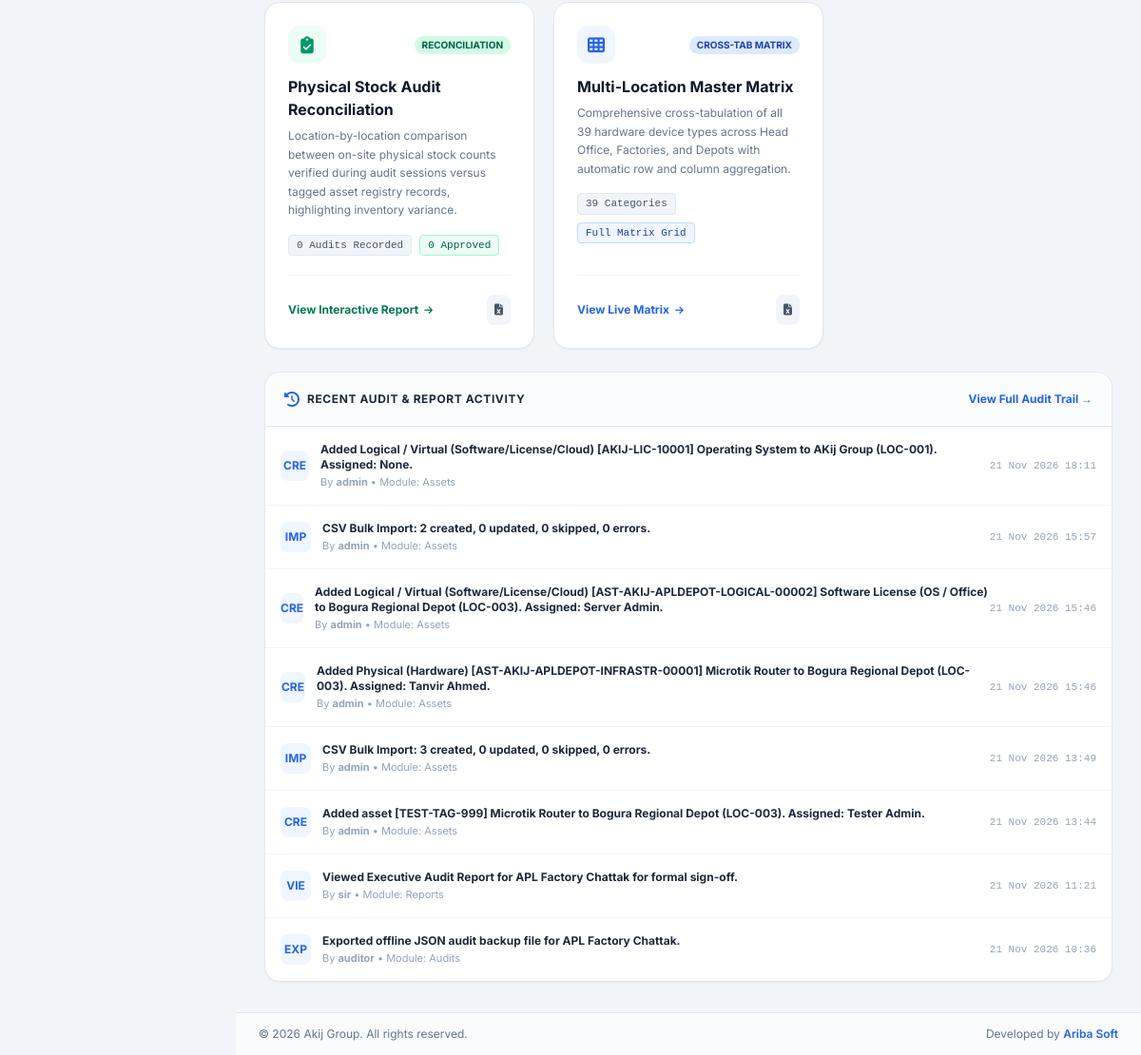
The page /reports/ (signed in, lower part) on the database as committed earlier.
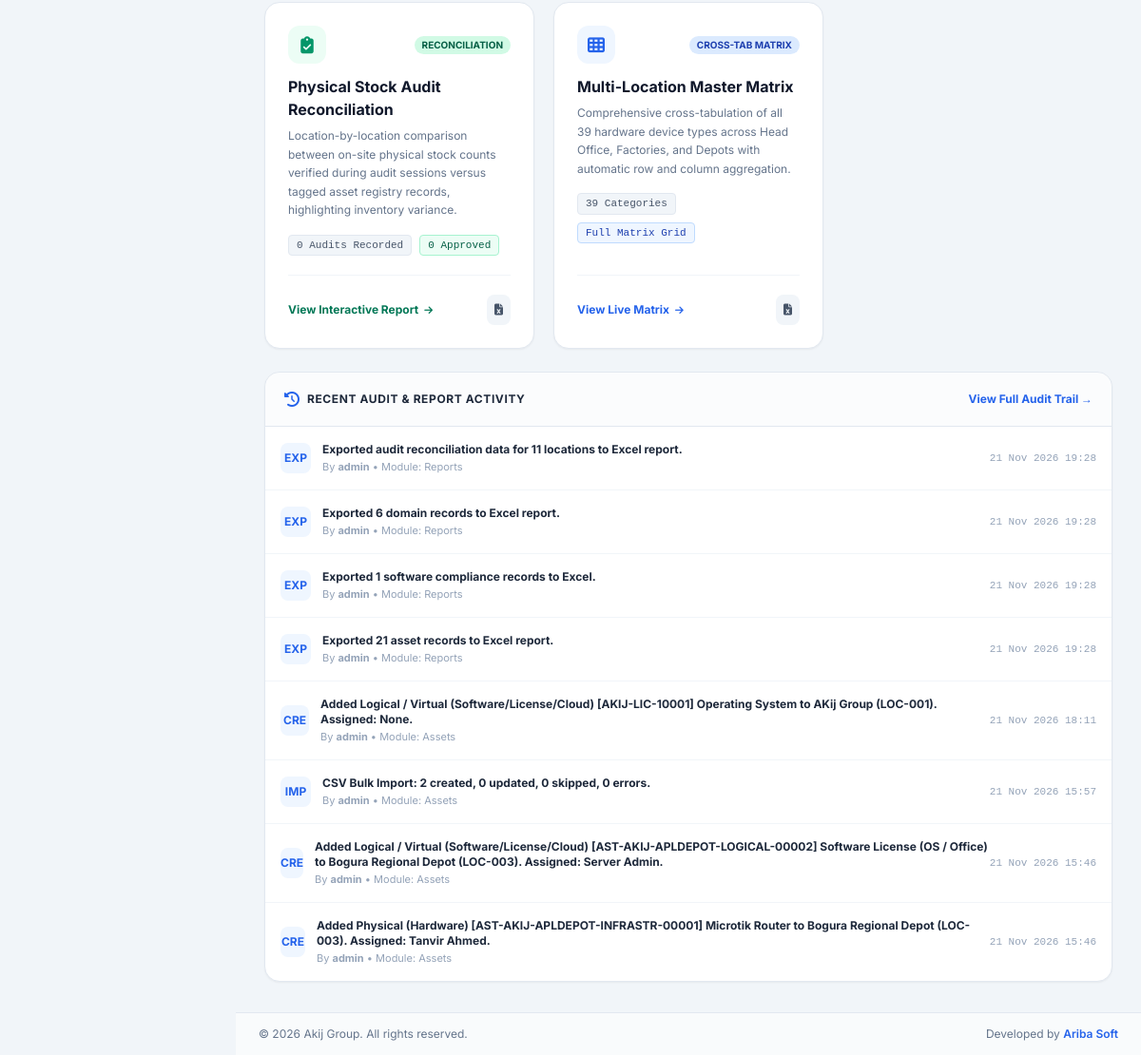
The same page on the database as committed later.
### apps/common/models.py (models this page shows, shortened)
class TimeStampedModel(models.Model):
    created_at = models.DateTimeField(auto_now_add=True, db_index=True)
    updated_at = models.DateTimeField(auto_now=True)
    is_active = models.BooleanField(default=True, db_index=True)
    class Meta:
        abstract = True

class SystemActivityLog(TimeStampedModel):
    user_name = models.CharField(max_length=150, default="System")
    action = models.CharField(max_length=100) # e.g. 'CREATED_AUDIT', 'UPDATED_AUDIT', 'APPROVED'
    module = models.CharField(max_length=50) # 'Audits', 'Locations', 'Devices'
    description = models.TextField()
    ip_address = models.GenericIPAddressField(blank=True, null=True)
    class Meta:
        ordering = ['-created_at']

### apps/reports/views.py (the view)
# urls.py: path('', views.report_hub_view, name='report_hub'),
@roles_required(*DASHBOARD_ROUTES)
def report_hub_view(request):
    locations = visible_locations(request.user)
    today = timezone.now().date()
    assets_qs = Asset.objects.filter(location__in=locations)
    total_assets = assets_qs.count()
    physical_assets = assets_qs.filter(asset_nature='PHYSICAL', retired_at__isnull=True).count()
    logical_assets = assets_qs.filter(asset_nature='LOGICAL', retired_at__isnull=True).count()
    in_use_assets = assets_qs.filter(status='IN_USE', retired_at__isnull=True).count()
    spare_assets = assets_qs.filter(status='BACKUP', retired_at__isnull=True).count()
    faulty_assets = assets_qs.filter(status__in=['FAULTY', 'SCRAP'], retired_at__isnull=True).count()
    retired_assets = assets_qs.filter(retired_at__isnull=False).count()
    software_qs = assets_qs.filter(asset_nature='LOGICAL')
    total_software = software_qs.count()
    pirated_count = software_qs.filter(compliance_status='CRACKED_PIRATED').count()
    unlicensed_count = software_qs.filter(compliance_status__in=['UNLICENSED', 'UNLICENSED_EXPIRED', 'NON_COMPLIANT']).count()
    licensed_count = software_qs.filter(compliance_status__in=['LICENSED', 'GENUINE', 'FREE_OPEN_SOURCE', 'OEM_BUNDLED']).count()
    is_central = role_for(request.user) in CENTRAL_ROLES
    all_domains = DomainRecord.objects.all() if is_central else DomainRecord.objects.none()
    total_domains = all_domains.count()
    domains_expiring_30 = all_domains.filter(expiry_date__gte=today, expiry_date__lte=today + timedelta(days=30)).count()
    domains_expired = all_domains.filter(expiry_date__lt=today).count()
    domains_ssl_issues = all_domains.filter(
        Q(ssl_status__in=['EXPIRING_SOON', 'EXPIRED']) |
        Q(ssl_expiry_date__lte=today + timedelta(days=30), ssl_expiry_date__isnull=False)
    ).count()
    audit_sessions = AuditSession.objects.filter(location__in=locations)
    total_audits = audit_sessions.count()
    approved_audits = audit_sessions.filter(status='APPROVED').count()
    pending_audits = audit_sessions.exclude(status='APPROVED').count()
    total_locations = locations.count()
    recent_activity = SystemActivityLog.objects.filter(
        module__in=['Assets', 'Audits', 'Reports', 'Domains', 'Software']
    ).order_by('-created_at')[:8]
    context = {
        'total_assets': total_assets,
        'physical_assets': physical_assets,
        'logical_assets': logical_assets,
        'in_use_assets': in_use_assets,
        'spare_assets': spare_assets,
        'faulty_assets': faulty_assets,
        'retired_assets': retired_assets,
        'total_software': total_software,
        'pirated_count': pirated_count,
        'unlicensed_count': unlicensed_count,
        'licensed_count': licensed_count,
        'is_central': is_central,
        'total_domains': total_domains,
        'domains_expiring_30': domains_expiring_30,
        'domains_expired': domains_expired,
        'domains_ssl_issues': domains_ssl_issues,
        'total_audits': total_audits,
        'approved_audits': approved_audits,
        'pending_audits': pending_audits,
        'total_locations': total_locations,
        'recent_activity': recent_activity,
    }
    return render(request, 'reports/report_hub.html', context)

### apps/accounts/access.py (called while the page is built, shortened)
def role_for(user):
    if not user.is_authenticated or not user.is_active:
        return None
    if user.is_superuser:
        return Role.SUPER_ADMIN

def roles_required(*roles):
    def decorate(view):
        @login_required
        @wraps(view)
        def checked(request, *args, **kwargs):
            if role_for(request.user) not in roles:
                raise PermissionDenied
            return view(request, *args, **kwargs)
        return checked
    return decorate

def visible_locations(user):
    role = role_for(user)
    if role in CENTRAL_ROLES:
        return Location.objects.all()
    if role in LOCAL_TYPES:
        return user.profile.assigned_locations.filter(location_type=LOCAL_TYPES[role])
    return Location.objects.none()

### apps/common/models.py (called while the page is built)
    @classmethod
    def current(cls):
        return cls.objects.filter(pk=1).first() or cls(pk=1)

### apps/common/preferences.py (called while the page is built)
def request_preferences(request):
    if not hasattr(request, 'system_preferences'):
        request.system_preferences = preferences()
    return request.system_preferences

### templates/reports/report_hub.html (shortened to what the changed rows need)
{% extends 'base.html' %}
{% load static %}
{% load portal_format %}
{% block content %}
<div class="space-y-6">
    <div class="bg-white rounded-2xl border border-slate-200 shadow-sm overflow-hidden">
        <div class="divide-y divide-slate-100 text-xs">
            {% for act in recent_activity %}
            <div class="p-4 flex items-center justify-between hover:bg-slate-50/50 transition">
                <div class="flex items-center space-x-3">
                    <div class="w-8 h-8 rounded-lg bg-blue-50 text-blue-600 flex items-center justify-center text-xs font-bold">
                        {{ act.action|slice:":3" }}
                    </div>
                    <div>
                        <span class="font-bold text-slate-800">{{ act.description }}</span>
                        <p class="text-[11px] text-slate-400 mt-0.5">By <strong>{{ act.user_name }}</strong> • Module: {{ act.module }}</p>
                    </div>
                </div>
                <span class="text-[11px] text-slate-400 font-mono whitespace-nowrap">{{ act.created_at|date:"d M Y H:i" }}</span>
            </div>
            {% empty %}
            <div class="p-6 text-center text-slate-400 text-xs">
                No recent activity logged.
            </div>
            {% endfor %}
        </div>
    </div>
</div>
{% endblock %}

Rows that differ between the two databases and show on the page:
no longer on this page (row unchanged): SystemActivityLog: action "IMP", description "CSV Bulk Import: 3 created, 0 updated, 0 skipped, 0 errors.", user_name "admin", module "Assets", created_at "21 Nov 2026 13:49"
no longer on this page (row unchanged): SystemActivityLog: action "CRE", description "Added asset [TEST-TAG-999] Microtik Router to Bogura Regional Depot (LOC-003). Assigned: Tester Admin.", user_name "admin", module "Assets", created_at "21 Nov 2026 13:44"
no longer on this page (row unchanged): SystemActivityLog: action "VIE", description "Viewed Executive Audit Report for APL Factory Chattak for formal sign-off.", user_name "sir", module "Reports", created_at "21 Nov 2026 11:21"
no longer on this page (row unchanged): SystemActivityLog: action "EXP", description "Exported offline JSON audit backup file for APL Factory Chattak.", user_name "auditor", module "Audits", created_at "21 Nov 2026 10:36"
added SystemActivityLog: action "EXP", description "Exported audit reconciliation data for 11 locations to Excel report.", user_name "admin", module "Reports", created_at "21 Nov 2026 19:28"
added SystemActivityLog: action "EXP", description "Exported 6 domain records to Excel report.", user_name "admin", module "Reports", created_at "21 Nov 2026 19:28"
added SystemActivityLog: action "EXP", description "Exported 1 software compliance records to Excel.", user_name "admin", module "Reports", created_at "21 Nov 2026 19:28"
added SystemActivityLog: action "EXP", description "Exported 21 asset records to Excel report.", user_name "admin", module "Reports", created_at "21 Nov 2026 19:28"
